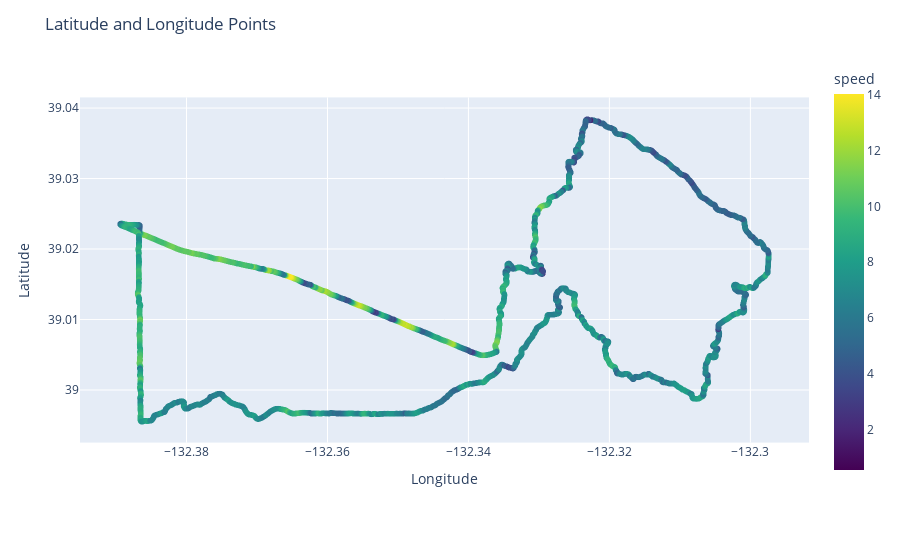

The notebook cell this image was saved under:
### Markdown cell above
### Notes
- force(newtons) = mass(kg) * acceleration(m/s^2)
- energy(joules) = force(newtons) * distance(meters) = mass(kg) * acceleration(m/s^2) * distance(meters)
- power(watts) = energy(joules) / time(seconds) = mass(kg) * acceleration(m/s^2) * distance(meters) / time(seconds)

### Code cell
%load_ext autoreload
%autoreload 2
from src.cycling_dynamics.load_data import load_fit_file
from math import radians, cos, sin, sqrt, atan2
import plotly.express as px



# df1 = load_fit_file("../tests/test_data/alex_24HOP_2024-02-17-185919-ELEMNT_ROAM_3FF5-53-0.fit")
# df1 = load_fit_file("../tests/test_data/alex_24HOP_2024-02-18-002255-ELEMNT ROAM 3FF5-54-0.fit")
df1 = load_fit_file("../tests/test_data/vincent_lap_1_24HOP_14012433014_ACTIVITY.fit")
df2 = load_fit_file("../tests/test_data/vincent_lap_2_24HOP_14010180820_ACTIVITY.fit")

fig = px.scatter(df1, x="position_long", y="position_lat", color="speed", color_continuous_scale='Viridis', hover_data=["distance", "speed"])
fig.update_layout(
    title='Latitude and Longitude Points',
    xaxis_title='Longitude',
    yaxis_title='Latitude',
    xaxis=dict(scaleanchor="y", scaleratio=1),
    yaxis=dict(constrain="domain"),  # This ensures the y-axis scales equally
)
# fig.update_geos(fitbounds="locations")
fig.show()

### Figure 1 — Plotly figure (JSON) as saved in the notebook; plotly's stock layout.template omitted (floating-point values rounded to 4 significant figures; data arrays with more than 128 entries replaced by an {"elided": "..."} marker saying what was removed)
{"data": [{"customdata": {"elided": "3776x2 float values"}, "hovertemplate": "position_long=%{x}<br>position_lat=%{y}<br>distance=%{customdata[0]}<br>speed=%{marker.color}<extra></extra>", "legendgroup": "", "marker": {"color": {"elided": "3776 float values"}, "coloraxis": "coloraxis", "symbol": "circle"}, "mode": "markers", "name": "", "showlegend": false, "x": {"elided": "3776 float values"}, "xaxis": "x", "y": {"elided": "3776 float values"}, "yaxis": "y", "type": "scattergl"}], "layout": {"xaxis": {"anchor": "y", "domain": [0.0, 1.0], "title": {"text": "Longitude"}, "scaleanchor": "y", "scaleratio": 1}, "yaxis": {"anchor": "x", "domain": [0.0, 1.0], "title": {"text": "Latitude"}, "constrain": "domain"}, "coloraxis": {"colorbar": {"title": {"text": "speed"}}, "colorscale": [[0.0, "#440154"], [0.1111, "#482878"], [0.2222, "#3e4989"], [0.3333, "#31688e"], [0.4444, "#26828e"], [0.5556, "#1f9e89"], [0.6667, "#35b779"], [0.7778, "#6ece58"], [0.8889, "#b5de2b"], [1.0, "#fde725"]]}, "legend": {"tracegroupgap": 0}, "margin": {"t": 60}, "title": {"text": "Latitude and Longitude Points"}}}
